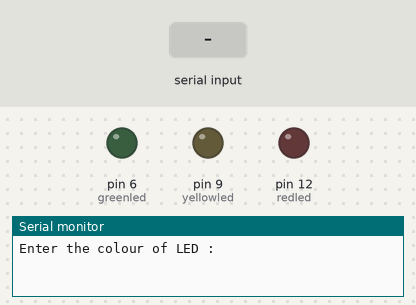
Bench run of a sketch on a simulated Arduino Uno, built with avr-gcc and run on an emulated ATmega328P. On the bench: output pins drawn as LEDs (lit = HIGH), the last lines printed to the serial monitor. The inputs (shaded band) are chosen by the test bench.

Above: at 1.2 s.
1.3 s: "RED" received over Serial
At 2.9 s:
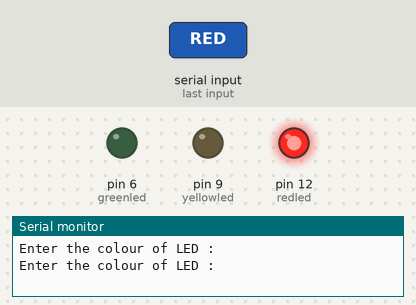
3.8 s: "YELLOW" received over Serial
At 6.0 s:
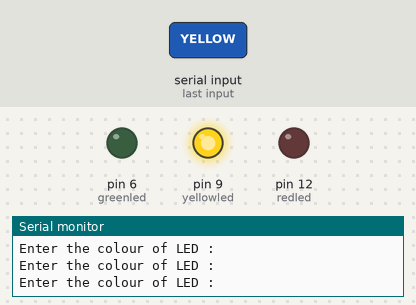
6.3 s: "GREEN" received over Serial
At 7.9 s:
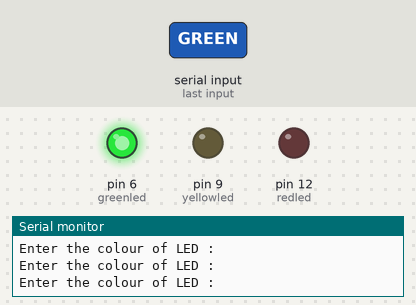
Timing chart, 0 to 9.4 s (numbered marks = the images above; inputs shaded):
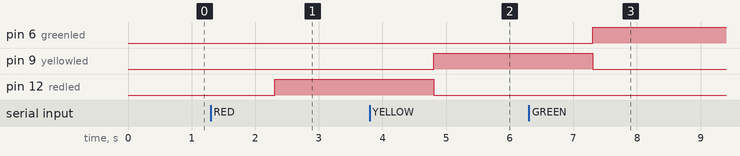

The sketch:

reading_string.ino
```cpp
//reading_string

String msg = "Enter the colour of LED : ";
String ledcolor;
int redled=12;
int yellowled=9;
int greenled=6;

void setup()
{
   pinMode(redled ,OUTPUT);
   pinMode(yellowled,OUTPUT);
   pinMode(greenled,OUTPUT);
   Serial.begin(9600);
}


void loop()
{

 Serial.println(msg);
 while(Serial.available()==0){}

 ledcolor= Serial.readString();

 if(ledcolor=="RED")
 { digitalWrite(redled,HIGH);
   digitalWrite(yellowled,LOW);
   digitalWrite(greenled,LOW);
 }

 if(ledcolor=="YELLOW")
 { digitalWrite(redled,LOW);
   digitalWrite(yellowled,HIGH);
   digitalWrite(greenled,LOW);
 }

 if(ledcolor=="GREEN")
 { digitalWrite(redled,LOW);
   digitalWrite(yellowled,LOW);
   digitalWrite(greenled,HIGH);
 }

}
```

Measured:
- after the input at 1.3 s, pin 12 (redled): LOW → HIGH after 1.0 s
- after the input at 3.8 s, pin 9 (yellowled): LOW → HIGH after 1.0 s; pin 12 (redled): HIGH → LOW after 1.0 s
- after the input at 6.3 s, pin 6 (greenled): LOW → HIGH after 1.0 s; pin 9 (yellowled): HIGH → LOW after 1.0 s
